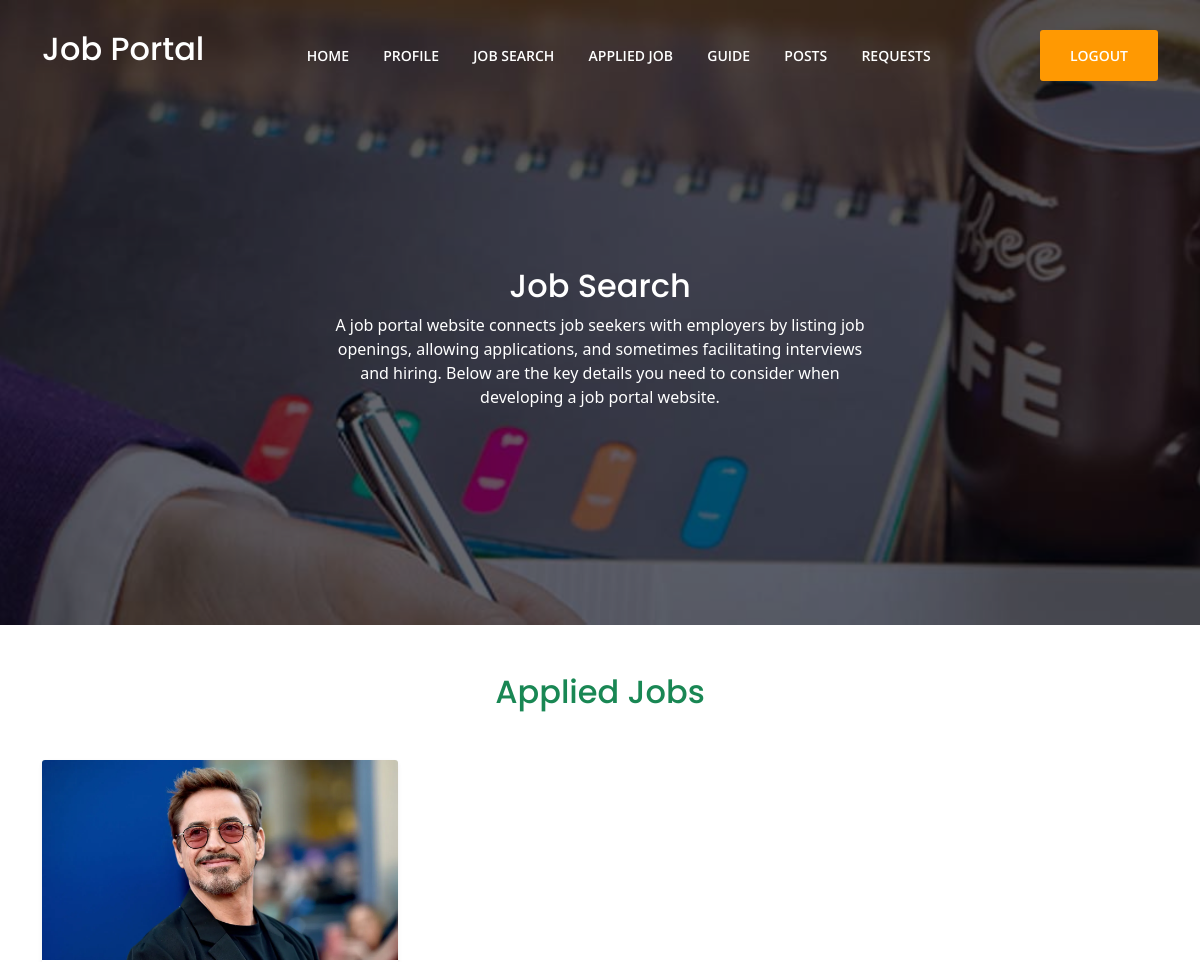
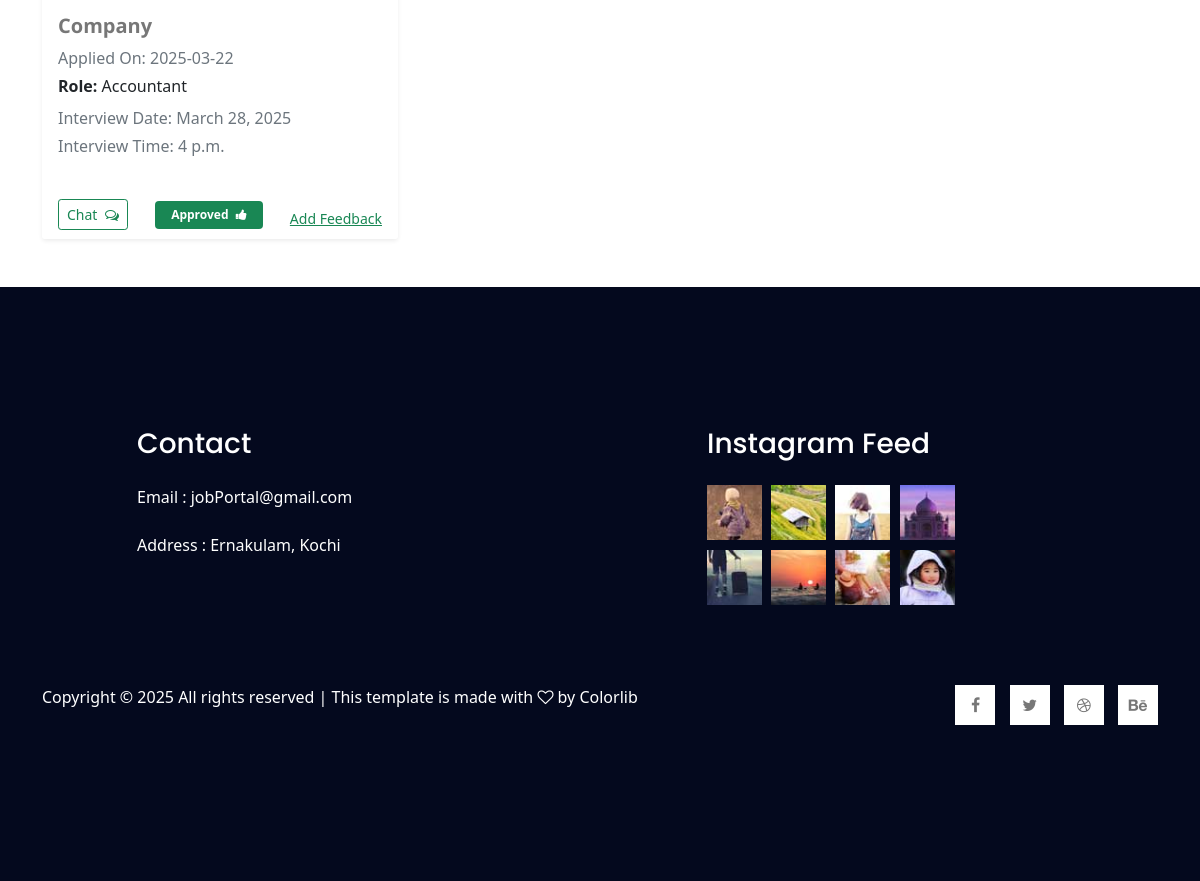
Page /userview_job_applied/ (signed in) on the committed database (2 pictures, top to bottom).
### myapp/models.py (models this page shows)
class Job_Application(models.Model):
    company = models.ForeignKey(Client_reg, on_delete=models.CASCADE, null=True)
    user = models.ForeignKey(UserRegistration, on_delete=models.CASCADE, null=True)
    job = models.ForeignKey(Job_Portal, on_delete=models.CASCADE, null=True)
    date = models.CharField(max_length=300, null=True, blank=True)
    education = models.CharField(max_length=300, null=True)
    field = models.CharField(max_length=300, null=True)
    resume = models.FileField(null=True, upload_to="profile")
    status = models.FileField(null=True, default="Applied")
    interviewdate = models.DateField(null=True)
    interviewtime = models.TimeField(null=True)
    message = models.CharField(max_length=300, null=True)

class Client_reg(models.Model):
    name = models.CharField(max_length=100, null=True)
    email = models.EmailField(max_length=100, null=True)
    phone = models.IntegerField(null=True, blank=True)
    address = models.CharField(max_length=300, null=True)
    gender = models.CharField(max_length=100)
    image = models.ImageField(null=True, upload_to="profile")
    loginid = models.ForeignKey(Login, on_delete=models.CASCADE, null=True)
    proof = models.FileField(null=True)

class Job_Portal(models.Model):
    cid = models.ForeignKey(Client_reg, on_delete=models.CASCADE, null=True)
    jname = models.CharField(max_length=100, null=True)
    salary = models.CharField(max_length=300, null=True, blank=True)
    ex_level = models.CharField(max_length=300, null=True)
    job_type = models.CharField(max_length=300, null=True)
    description = models.CharField(max_length=300, null=True)
    date = models.CharField(max_length=300, null=True, blank=True)
    image = models.ImageField(null=True, upload_to="profile")

### myapp/views.py (the view)
# urls.py: path('userview_job_applied/',views.userview_job_applied),
def userview_job_applied(request):
    uid = request.session["uid"]
    print(uid)
    view = Job_Application.objects.filter(user__loginid=uid)
    count = Job_Application.objects.filter(user__loginid=uid).count()
    print("total count", count)
    return render(request, "User/applied_job.html", {"view": view, "count": count})

### templates/User/applied_job.html (shortened to what this page needs)
{% extends 'User/common.html' %}
{% load static %}
{% block header %}
<link href="https://cdn.jsdelivr.net/npm/bootstrap@5.0.2/dist/css/bootstrap.min.css" rel="stylesheet"
>
<section class="py-5">
    <div class="container">
        <h2 class="text-center text-success mb-5">Applied Jobs</h2>
        {% if view %}
            <div class="row g-4">
                {% for i in view %}
                <div class="col-md-6 col-lg-4">
                    <div class="card h-100 shadow-sm border-0">
                        <img src="/static/media/{{i.company.image}}" class="card-img-top" alt="Company Logo">
                        <div class="card-body">
                            <h5 class="card-title fw-bold">{{i.company.name}}</h5>
                            <p class="text-muted mb-1">Applied On: {{i.date}}</p>
                            <p class="mb-1"><strong>Role:</strong> {{i.job.jname}}</p>
                            {% if i.interviewdate %}
                                <p class="text-muted mb-1">Interview Date: {{i.interviewdate}}</p>
                                <p class="text-muted">Interview Time: {{i.interviewtime}}</p>
                            {% endif %}
                        </div>
                        <div class="card-footer d-flex justify-content-between align-items-center bg-white border-0">
                            <a href="/userchat?cid={{i.company.id}}&email={{i.company.email}}" class="btn btn-sm btn-outline-success">
                                Chat <i class="fa fa-comments-o ms-1"></i>
                            </a>
                            {% if i.status == "Applied" %}
                                <span class="badge bg-primary px-3 py-2">{{i.status}} <i class="fa fa-paper-plane ms-1"></i></span>
                            {% elif i.status == "Approved" %}
                                <span class="badge bg-success px-3 py-2">{{i.status}} <i class="fa fa-thumbs-up ms-1"></i></span>
                                <a href="/useraddfeedback?wid={{ i.job.id }}" class="d-block mt-2 small text-decoration-underline text-success">Add Feedback</a>
                            {% else %}
                                <span class="badge bg-danger px-3 py-2">{{i.status}} <i class="fa fa-thumbs-down ms-1"></i></span>
                            {% endif %}
                        </div>
                    </div>
                </div>
                {% endfor %}
            </div>
        {% else %}
            <div class="text-center mt-5">
                <h4 class="fw-bold text-muted">You haven't applied for any jobs yet.</h4>
            </div>
        {% endif %}
    </div>
</section>
{% endblock %}

### static/assets/css/style.css (style rules this page uses)
body { color:#777;font-family:"Open Sans",sans-serif;font-weight:400 }
h2 { color:#222;font-family:"Poppins",sans-serif;font-size:36px;font-weight:600 }
h5 { color:#777;font-family:"Open Sans",sans-serif;text-transform:capitalize;font-size:16px;font-weight:400 }
.small { line-height:25px;padding-top:0px;padding-bottom:0px }
h2 { font-size:30px }
h5 { font-size:16px }

### rows in the picture
Job_Application: company.image (picture), company.name "Company", date "2025-03-22", job.jname "Accountant", interviewdate "March 28, 2025", interviewtime "4 p.m.", status "Approved"
